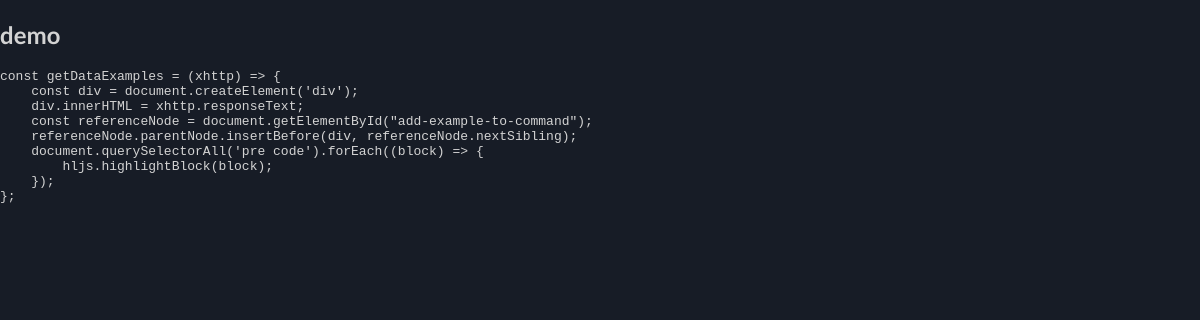
Page /commands/105 on the committed database.
### tables this page shows
CREATE TABLE `examples` (
                        example_id INTEGER PRIMARY KEY ASC,
                        example_caption TEXT,
                        example_content TEXT,
                        command_id INTEGER NOT NULL,
                        FOREIGN KEY (command_id)
                            REFERENCES commands (command_id)
                                ON UPDATE CASCADE
                                ON DELETE CASCADE
                    );

### csapp/views.py (the view)
@app.route('/commands/<int:command_id>')
def commands(command_id: int):
    con: sqlite3.Connection = utils.create_connection(app.config['DATABASE_URI'])
    con.row_factory = utils.dict_factory
    query_command_examples: str = """SELECT example_id, example_caption, example_content
                                     FROM `examples`
                                     WHERE command_id = ?;"""
    command_examples: list = con.execute(query_command_examples, (command_id,)).fetchall()
    if len(command_examples) > 0:
        command_examples: list = [models.Example(**example) for example in command_examples]
    query_command_lang: str = """SELECT lang FROM `commands` WHERE command_id = ?;"""
    lang: dict = con.execute(query_command_lang, (command_id, )).fetchone()
    con.close()
    return render_template('commands.html', command_examples=command_examples, lang=lang['lang'])

### csapp/utils.py (called while the page is built)
def dict_factory(cursor, row):
    return dict([(col[0], row[idx]) for idx, col in enumerate(cursor.description)])

def create_connection(db_file):
    con = None
    try:
        con = sqlite3.connect(db_file)
        return con
    except sqlite3.Error as e:
        print(e)
    return con

### csapp/templates/commands.html (shortened to what this page needs)
{% extends 'base.html' %}
{% block head %}
    <link rel="stylesheet" href="https://cdnjs.cloudflare.com/ajax/libs/highlight.js/9.18.1/styles/monokai-sublime.min.css">
{% endblock %}
{% block body %}
    <div id="examples-container">
        {% for example in command_examples %}
        <div class="example-div" data-example-id="{{ example.example_id }}">
            <h2>{{ example.example_caption }}</h2>
            <pre><code class="{{ lang }}">{{ example.example_content }}</code></pre>
        </div>
    {% endfor %}
    </div>
{% endblock %}

### csapp/templates/base.html (shortened to what this page needs)
<!DOCTYPE html>
<html lang="en" dir="ltr">
  <head>
    <link rel="stylesheet" href="https://cdnjs.cloudflare.com/ajax/libs/highlight.js/9.18.1/styles/monokai-sublime.min.css">
    <link rel="stylesheet" href="https://cdnjs.cloudflare.com/ajax/libs/font-awesome/4.7.0/css/font-awesome.min.css">
    <link rel="stylesheet" href="{{ url_for('static', filename='css/master.css', _external=True) }}">
    {% block head %} {% endblock %}
  </head>
  <body>
    {% block body %} {% endblock %}
  </body>
</html>

### csapp/static/css/master.css (style rules this page uses)
html { background-color: #171c26; color: lightgray; font-family: 'Lato', sans-serif; }
body { margin: 0px; }

### rows in the picture
examples: example_caption "demo", example_content "const getDataExamples = (xhttp) => { const div = document.createElement('div'); div.innerHTML = xhttp.responseText; const referenceNode = document.getElementById(\"add-example-to-command\"); referenceNode.parentNode.insertBefore(div, referenceNode.nextSibling); document.querySelectorAll('pre code').forEach((block) => { hljs.highlightBlock(block); }); };"
